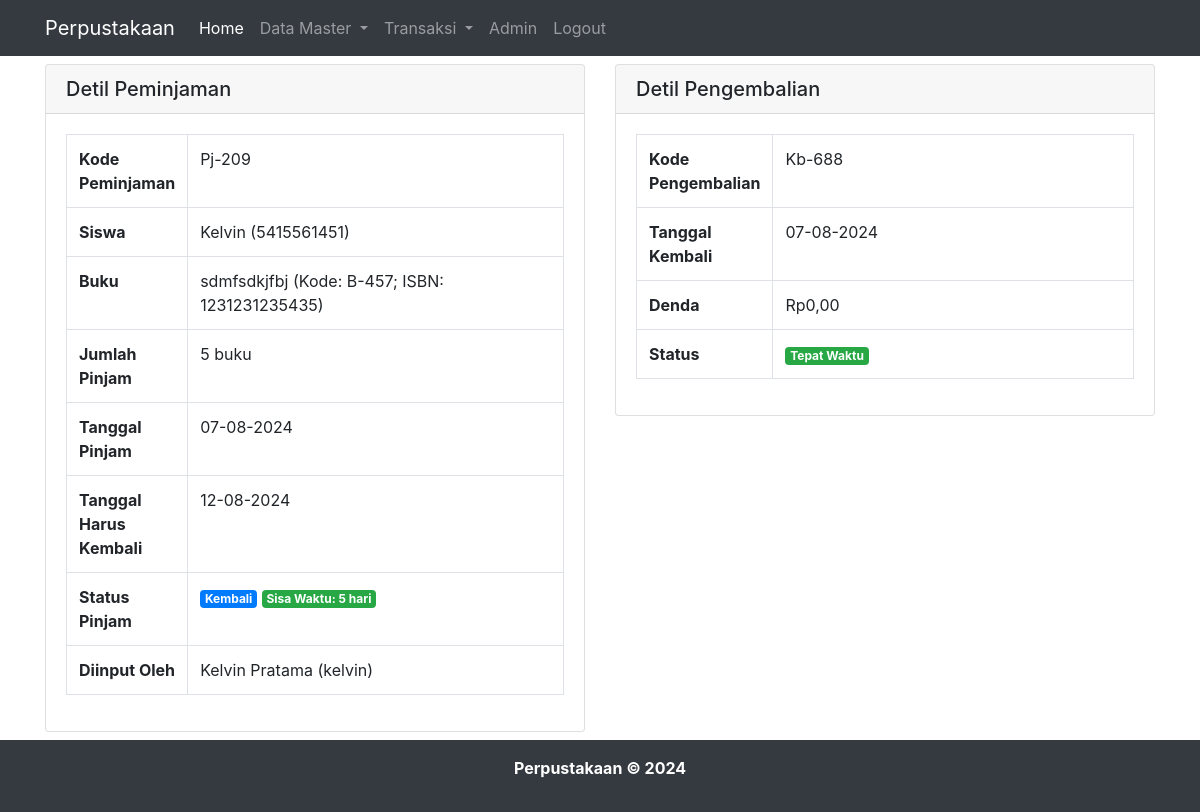
Screenshot of /detil_pengembalian.php?id=Kb-688 (signed in) with the database file from the repository.
### tables this page shows
CREATE TABLE `peminjaman`  (
  `id_peminjaman` varchar(6) NOT NULL,
  `nisn` varchar(20) NOT NULL,
  `tgl_pinjam` date NOT NULL,
  `tgl_harus_kembali` date NOT NULL,
  `id_admin` int UNSIGNED NOT NULL,
  `status_pinjam` enum('Pinjam','Kembali') NULL DEFAULT NULL,
  PRIMARY KEY (`id_peminjaman`) USING BTREE,
  INDEX `fk_nisn_in_peminjaman-table`(`nisn` ASC) USING BTREE,
  INDEX `fk_id_admin_in_peminjaman-table`(`id_admin` ASC) USING BTREE,
  CONSTRAINT `fk_id_admin_in_peminjaman-table` FOREIGN KEY (`id_admin`) REFERENCES `admin` (`id_admin`) ON DELETE RESTRICT ON UPDATE RESTRICT,
  CONSTRAINT `fk_nisn_in_peminjaman-table` FOREIGN KEY (`nisn`) REFERENCES `siswa` (`nisn`) ON DELETE RESTRICT ON UPDATE RESTRICT
);

CREATE TABLE `siswa`  (
  `nisn` varchar(20) NOT NULL,
  `nama_siswa` varchar(100) NOT NULL,
  `jkel` char(1) NOT NULL,
  `tempat_lahir` varchar(30) NOT NULL,
  `tgl_lahir` date NOT NULL,
  `alamat` varchar(255) NOT NULL,
  `no_hp` varchar(14) NOT NULL,
  `foto_siswa` varchar(100) NULL DEFAULT NULL,
  PRIMARY KEY (`nisn`) USING BTREE
);

CREATE TABLE `buku`  (
  `id_buku` varchar(5) NOT NULL,
  `isbn` varchar(30) NOT NULL,
  `judul` varchar(255) NOT NULL,
  `id_penulis` int UNSIGNED NOT NULL,
  `id_penerbit` int UNSIGNED NOT NULL,
  `id_kategori` int UNSIGNED NOT NULL,
  `tahun_terbit` varchar(4) NOT NULL,
  `sinopsis` text NOT NULL,
  `jumlah` int NOT NULL,
  `foto_sampul` varchar(100) NULL DEFAULT NULL,
  PRIMARY KEY (`id_buku`) USING BTREE,
  INDEX `fk_id_penulis_in_buku-table`(`id_penulis` ASC) USING BTREE,
  INDEX `fk_id_penerbit_in_buku-table`(`id_penerbit` ASC) USING BTREE,
  INDEX `fk_id_kategori_in_buku-table`(`id_kategori` ASC) USING BTREE,
  CONSTRAINT `fk_id_kategori_in_buku-table` FOREIGN KEY (`id_kategori`) REFERENCES `kategori` (`id_kategori`) ON DELETE RESTRICT ON UPDATE RESTRICT,
  CONSTRAINT `fk_id_penerbit_in_buku-table` FOREIGN KEY (`id_penerbit`) REFERENCES `penerbit` (`id_penerbit`) ON DELETE RESTRICT ON UPDATE RESTRICT,
  CONSTRAINT `fk_id_penulis_in_buku-table` FOREIGN KEY (`id_penulis`) REFERENCES `penulis` (`id_penulis`) ON DELETE RESTRICT ON UPDATE RESTRICT
);

CREATE TABLE `detail_peminjaman`  (
  `id_peminjaman` varchar(6) NOT NULL,
  `id_buku` varchar(5) NOT NULL,
  `jumlah_pinjam` int UNSIGNED NOT NULL,
  INDEX `fk_id_peminjaman_in_detil_peminjaman-table`(`id_peminjaman` ASC) USING BTREE,
  INDEX `fk_id_buku_in_detil_peminjaman-table`(`id_buku` ASC) USING BTREE,
  CONSTRAINT `fk_id_buku_in_detil_peminjaman-table` FOREIGN KEY (`id_buku`) REFERENCES `buku` (`id_buku`) ON DELETE RESTRICT ON UPDATE RESTRICT,
  CONSTRAINT `fk_id_peminjaman_in_detil_peminjaman-table` FOREIGN KEY (`id_peminjaman`) REFERENCES `peminjaman` (`id_peminjaman`) ON DELETE RESTRICT ON UPDATE RESTRICT
);

CREATE TABLE `pengembalian`  (
  `id_kembali` varchar(6) NOT NULL,
  `id_pinjam` varchar(6) NOT NULL,
  `tgl_kembali` date NOT NULL,
  `id_admin` int UNSIGNED NOT NULL,
  `denda` int UNSIGNED NOT NULL,
  PRIMARY KEY (`id_kembali`) USING BTREE,
  INDEX `fk_id_pinjam_in_pengembalian-table`(`id_pinjam` ASC) USING BTREE,
  INDEX `fk_id_admin_in_pengembalian-table`(`id_admin` ASC) USING BTREE,
  CONSTRAINT `fk_id_admin_in_pengembalian-table` FOREIGN KEY (`id_admin`) REFERENCES `admin` (`id_admin`) ON DELETE RESTRICT ON UPDATE RESTRICT,
  CONSTRAINT `fk_id_pinjam_in_pengembalian-table` FOREIGN KEY (`id_pinjam`) REFERENCES `peminjaman` (`id_peminjaman`) ON DELETE RESTRICT ON UPDATE RESTRICT
);

### detil_pengembalian.php (the view, shortened to what this page needs)
<?php
include "header.php";
include "koneksi.php";
function reverse_tanggal($tanggal){
    $tmp = array_reverse(explode('-',$tanggal));
    return implode('-',$tmp);
}
function formatRupiah($number) {
    return 'Rp' . number_format($number, 2, ',', '.');
}
$id = $_GET['id'];
$query = $koneksi->query("SELECT
                            A.id_peminjaman,
                            A.nisn,
                            B.nama_siswa,
                            A.tgl_pinjam,
                            A.tgl_harus_kembali,
                            DATEDIFF(A.tgl_harus_kembali, A.tgl_pinjam) AS sisa_waktu,
                            A.id_admin,
                            C.nama_lengkap,
                            C.username,
                            A.status_pinjam,
                            D.id_buku,
                            E.judul AS judul_buku,
                            E.isbn,
                            D.jumlah_pinjam,
                            F.id_kembali,
                            F.tgl_kembali,
                            F.id_admin AS admin_pengembalian,
                            F.denda
                        FROM
                            peminjaman AS A
                        INNER JOIN siswa AS B ON A.nisn = B.nisn
                        INNER JOIN admin AS C ON A.id_admin = C.id_admin
                        INNER JOIN detail_peminjaman AS D ON D.id_peminjaman = A.id_peminjaman
                        INNER JOIN buku AS E ON D.id_buku = E.id_buku
                        INNER JOIN pengembalian AS F ON F.id_pinjam = A.id_peminjaman
                        WHERE F.id_kembali = '$id'");
$row = $query->fetch_assoc();
?>
<div class="container">
    <div class="row">
        <div class="col-lg-6 mt-2" style="min-height: 480px">
            <div class="card">
                <h5 class="card-header">Detil Peminjaman</h5>
                <div class="card-body">
                    <table class="table table-bordered table-hover">
                        <tr>
                            <th width="20%">Kode Peminjaman</th>
                            <td width="80%"><?= $row["id_peminjaman"] ?></td>
                        </tr>
                        <tr>
                            <th width="20%">Siswa</th>
                            <td width="80%"><?= $row["nama_siswa"] ?> (<?= $row["nisn"] ?>)</td>
                        </tr>
                        <tr>
                            <th width="20%">Buku</th>
                            <td width="80%"><?= $row["judul_buku"] ?> (Kode: <?= $row["id_buku"] ?>; ISBN: <?= $row["isbn"] ?>) </td>
                        </tr>
                        <tr>
                            <th width="20%">Jumlah Pinjam</th>
                            <td width="80%"><?= $row["jumlah_pinjam"] ?> buku</td>
                        </tr>
                        <tr>
                            <th width="20%">Tanggal Pinjam</th>
                            <td width="80%"><?php
                                $tmp = array_reverse(explode('-', $row["tgl_pinjam"]));
                                echo implode('-',$tmp);
                            ?></td>
                        </tr>
                        <tr>
                            <th width="20%">Tanggal Harus Kembali</th>
                            <td width="80%"><?php
                                $tmp = array_reverse(explode('-', $row["tgl_harus_kembali"]));
                                echo implode('-',$tmp);
                            ?></td>
                        </tr>
                        <tr>
                            <th width="20%">Status Pinjam</th>
                            <td width="80%"><span class="badge badge-primary"><?= $row["status_pinjam"] ?></span>
                                        <span class="badge badge-<?php if(intval($row["sisa_waktu"]) >= 0) echo 'success'; else 'danger';?>">
                                            <?php $sisa_waktu = $row["sisa_waktu"]; if(intval($sisa_waktu) >= 0) echo "Sisa Waktu: $sisa_waktu hari";
                                            else {$lama_terlambat = abs($sisa_waktu); echo "Terlambat kembali: $lama_terlambat hari";} ?>
                                        </span></td>
                        </tr>
                        <tr>
                            <th width="20%">Diinput Oleh</th>
                            <td width="80%"><?= $row["nama_lengkap"] ?> (<?= $row["username"] ?>)</td>
                        </tr>
                    </table>
                </div>
            </div>
        </div>
        <div class="col-lg-6 mt-2" style="min-height: 480px">
            <div class="card">
                <h5 class="card-header">Detil Pengembalian</h5>
                <div class="card-body">
                    <table class="table table-bordered table-hover">
                        <tr>
                            <th width="20%">Kode Pengembalian</th>
                            <td width="80%"><?= $row["id_kembali"] ?></td>
                        </tr>
                        <tr>
                            <th width="20%">Tanggal Kembali</th>
                            <td width="80%"><?= reverse_tanggal($row["tgl_kembali"]) ?></td>
                        </tr>
                        <tr>
                            <th width="20%">Denda</th>
                            <td width="80%"><?= formatRupiah($row["denda"]) ?></td>
                        </tr>
                        <tr>
                            <th width="20%">Status</th>
                            <td width="80%">
                                <?php
                                    $tgl_pinjam = new DateTime($row["tgl_pinjam"]);
                                    $tgl_kembali = new DateTime($row["tgl_kembali"]);
                                    $lama_pinjam = $tgl_kembali->diff($tgl_pinjam);
                                    if($lama_pinjam->d > 3) {
                                ?>
                                <span class="badge badge-danger">Terlambat: <?= $lama_pinjam->d - 3 ?> hari</span>
                                <?php } else { ?>
                                <span class="badge badge-success">Tepat Waktu</span>
                                <?php } ?>
                            </td>
                        </tr>
                    </table>
                </div>
            </div>
        </div>
    </div>
</div>
<?php
include "footer.php";
?>

### rows the page displays
peminjaman: id_peminjaman "Pj-209", nisn.nama_siswa "Kelvin", nisn "5415561451", buku.judul "sdmfsdkjfbj", detail_peminjaman.id_buku "B-457", buku.isbn "1231231235435", detail_peminjaman.jumlah_pinjam "5", tgl_pinjam "07-08-2024", tgl_harus_kembali "12-08-2024", status_pinjam "Kembali", id_admin.nama_lengkap "Kelvin Pratama", id_admin.username "kelvin", pengembalian.id_kembali "Kb-688", pengembalian.tgl_kembali "07-08-2024", pengembalian.denda "Rp0,00"

### other values shown
$sisa_waktu "5"
